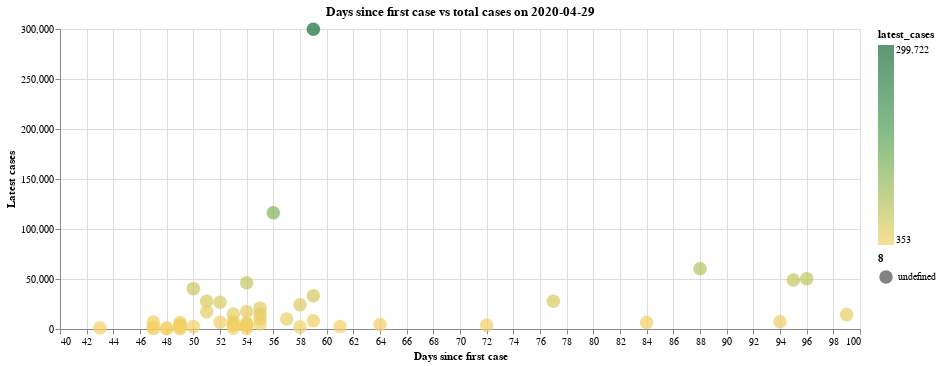

Notebook cell for this chart:
### Markdown cell above
## 10 - Days since first reported case for each state
We will now look at how each states' cases have grown since the first reported case. The following chart shows a few outliers in the data, visualizing how fast New York and New Jersey spiked in cases despite only reporting their first cases 39 and 36 days ago, respectively. On the other hand, Washington was the first to report a case in the country, but only has a small fraction of the cases that New York and New Jersey do. This shows that Washington and other early reporters of COVID-19 cases may have effectively slowed the spread of the virus

### Code cell
states = us_states["state"].unique()
states = np.delete(states,[50,51,52,54,55]) #delete non-us states
column_names = ["state", "first_case_date","days_since_first_case"]
first_case_dates_by_state = pd.DataFrame(columns = column_names)


for state in states:
    state_data = us_states[us_states["state"]==state]
    min_date=min(state_data["date"])
#     min_date_dt = datetime.strptime(min_date, '%Y-%m-%d')
    days_since_first_case=(latest_date_dt-min_date).days
    first_case_dates_by_state = first_case_dates_by_state.append({'state' : state , 'first_case_date' : min_date, 'days_since_first_case': days_since_first_case},
                                                                 ignore_index=True)
    
days_since_first_case=first_case_dates_by_state.set_index('state')

latest_cases_idk=latest_cases.set_index('state')

days_since_first_case['latest_cases']=latest_cases_idk['cases']
days_since_first_case=days_since_first_case.reset_index()
# display(days_since_first_case)

alt.Chart(days_since_first_case).mark_circle().encode(
    alt.X('days_since_first_case:Q', scale=alt.Scale(zero=False), axis=alt.Axis(title='Days since first case')),
    alt.Y('latest_cases:Q', scale=alt.Scale(zero=False), axis=alt.Axis(title='Latest cases')),
    color=alt.Color('latest_cases:Q', scale=alt.Scale(scheme='goldgreen')),
    size="8:N",
    tooltip=['state:N', 'latest_cases:Q', 'days_since_first_case']
).properties(
    width=800,
    height=300,
    title="Days since first case vs total cases on " + latest_date
)

### Figure 1 — Vega-Lite specification as saved in the notebook (floating-point values rounded to 4 significant figures)
{"config": {"view": {"continuousWidth": 400, "continuousHeight": 300}}, "data": {"name": "data-63ee9507ed68706db0861e1e80def8cc"}, "mark": "circle", "encoding": {"color": {"type": "quantitative", "field": "latest_cases", "scale": {"scheme": "goldgreen"}}, "size": {"type": "nominal", "field": "8"}, "tooltip": [{"type": "nominal", "field": "state"}, {"type": "quantitative", "field": "latest_cases"}, {"type": "quantitative", "field": "days_since_first_case"}], "x": {"type": "quantitative", "axis": {"title": "Days since first case"}, "field": "days_since_first_case", "scale": {"zero": false}}, "y": {"type": "quantitative", "axis": {"title": "Latest cases"}, "field": "latest_cases", "scale": {"zero": false}}}, "height": 300, "title": "Days since first case vs total cases on 2020-04-29", "width": 800, "$schema": "https://vega.github.io/schema/vega-lite/v4.8.1.json", "datasets": {"data-63ee9507ed68706db0861e1e80def8cc": [{"state": "Washington", "first_case_date": "2020-01-21T00:00:00", "days_since_first_case": 99, "latest_cases": 14378}, {"state": "Illinois", "first_case_date": "2020-01-24T00:00:00", "days_since_first_case": 96, "latest_cases": 50355}, {"state": "California", "first_case_date": "2020-01-25T00:00:00", "days_since_first_case": 95, "latest_cases": 48904}, {"state": "Arizona", "first_case_date": "2020-01-26T00:00:00", "days_since_first_case": 94, "latest_cases": 7202}, {"state": "Massachusetts", "first_case_date": "2020-02-01T00:00:00", "days_since_first_case": 88, "latest_cases": 60265}, {"state": "Wisconsin", "first_case_date": "2020-02-05T00:00:00", "days_since_first_case": 84, "latest_cases": 6520}, {"state": "Texas", "first_case_date": "2020-02-12T00:00:00", "days_since_first_case": 77, "latest_cases": 27836}, {"state": "Nebraska", "first_case_date": "2020-02-17T00:00:00", "days_since_first_case": 72, "latest_cases": 3876}, {"state": "Utah", "first_case_date": "2020-02-25T00:00:00", "days_since_first_case": 64, "latest_cases": 4499}, {"state": "Oregon", "first_case_date": "2020-02-28T00:00:00", "days_since_first_case": 61, "latest_cases": 2446}, {"state": "Florida", "first_case_date": "2020-03-01T00:00:00", "days_since_first_case": 59, "latest_cases": 33185}, {"state": "New York", "first_case_date": "2020-03-01T00:00:00", "days_since_first_case": 59, "latest_cases": 299722}, {"state": "Rhode Island", "first_case_date": "2020-03-01T00:00:00", "days_since_first_case": 59, "latest_cases": 8247}, {"state": "Georgia", "first_case_date": "2020-03-02T00:00:00", "days_since_first_case": 58, "latest_cases": 24300}, {"state": "New Hampshire", "first_case_date": "2020-03-02T00:00:00", "days_since_first_case": 58, "latest_cases": 2054}, {"state": "North Carolina", "first_case_date": "2020-03-03T00:00:00", "days_since_first_case": 57, "latest_cases": 9947}, {"state": "New Jersey", "first_case_date": "2020-03-04T00:00:00", "days_since_first_case": 56, "latest_cases": 116264}, {"state": "Colorado", "first_case_date": "2020-03-05T00:00:00", "days_since_first_case": 55, "latest_cases": 14680}, {"state": "Maryland", "first_case_date": "2020-03-05T00:00:00", "days_since_first_case": 55, "latest_cases": 20849}, {"state": "Nevada", "first_case_date": "2020-03-05T00:00:00", "days_since_first_case": 55, "latest_cases": 4934}, {"state": "Tennessee", "first_case_date": "2020-03-05T00:00:00", "days_since_first_case": 55, "latest_cases": 10312}, {"state": "Hawaii", "first_case_date": "2020-03-06T00:00:00", "days_since_first_case": 54, "latest_cases": 605}, {"state": "Indiana", "first_case_date": "2020-03-06T00:00:00", "days_since_first_case": 54, "latest_cases": 17182}, {"state": "Kentucky", "first_case_date": "2020-03-06T00:00:00", "days_since_first_case": 54, "latest_cases": 4539}, {"state": "Minnesota", "first_case_date": "2020-03-06T00:00:00", "days_since_first_case": 54, "latest_cases": 4644}, {"state": "Oklahoma", "first_case_date": "2020-03-06T00:00:00", "days_since_first_case": 54, "latest_cases": 3473}, {"state": "Pennsylvania", "first_case_date": "2020-03-06T00:00:00", "days_since_first_case": 54, "latest_cases": 46191}, {"state": "South Carolina", "first_case_date": "2020-03-06T00:00:00", "days_since_first_case": 54, "latest_cases": 5881}, {"state": "District of Columbia", "first_case_date": "2020-03-07T00:00:00", "days_since_first_case": 53, "latest_cases": 4106}, {"state": "Kansas", "first_case_date": "2020-03-07T00:00:00", "days_since_first_case": 53, "latest_cases": 3799}, {"state": "Missouri", "first_case_date": "2020-03-07T00:00:00", "days_since_first_case": 53, "latest_cases": 7564}, {"state": "Vermont", "first_case_date": "2020-03-07T00:00:00", "days_since_first_case": 53, "latest_cases": 862}, {"state": "Virginia", "first_case_date": "2020-03-07T00:00:00", "days_since_first_case": 53, "latest_cases": 14961}, {"state": "Connecticut", "first_case_date": "2020-03-08T00:00:00", "days_since_first_case": 52, "latest_cases": 26767}, {"state": "Iowa", "first_case_date": "2020-03-08T00:00:00", "days_since_first_case": 52, "latest_cases": 6843}, {"state": "Louisiana", "first_case_date": "2020-03-09T00:00:00", "days_since_first_case": 51, "latest_cases": 27660}, {"state": "Ohio", "first_case_date": "2020-03-09T00:00:00", "days_since_first_case": 51, "latest_cases": 17303}, {"state": "Michigan", "first_case_date": "2020-03-10T00:00:00", "days_since_first_case": 50, "latest_cases": 40360}, {"state": "South Dakota", "first_case_date": "2020-03-10T00:00:00", "days_since_first_case": 50, "latest_cases": 2375}, {"state": "Arkansas", "first_case_date": "2020-03-11T00:00:00", "days_since_first_case": 49, "latest_cases": 3207}, {"state": "Delaware", "first_case_date": "2020-03-11T00:00:00", "days_since_first_case": 49, "latest_cases": 4655}, {"state": "Mississippi", "first_case_date": "2020-03-11T00:00:00", "days_since_first_case": 49, "latest_cases": 6569}, {"state": "New Mexico", "first_case_date": "2020-03-11T00:00:00", "days_since_first_case": 49, "latest_cases": 3213}, {"state": "North Dakota", "first_case_date": "2020-03-11T00:00:00", "days_since_first_case": 49, "latest_cases": 1033}, {"state": "Wyoming", "first_case_date": "2020-03-11T00:00:00", "days_since_first_case": 49, "latest_cases": 404}, {"state": "Alaska", "first_case_date": "2020-03-12T00:00:00", "days_since_first_case": 48, "latest_cases": 353}, {"state": "Maine", "first_case_date": "2020-03-12T00:00:00", "days_since_first_case": 48, "latest_cases": 1056}, {"state": "Alabama", "first_case_date": "2020-03-13T00:00:00", "days_since_first_case": 47, "latest_cases": 6925}, {"state": "Idaho", "first_case_date": "2020-03-13T00:00:00", "days_since_first_case": 47, "latest_cases": 1831}, {"state": "Montana", "first_case_date": "2020-03-13T00:00:00", "days_since_first_case": 47, "latest_cases": 451}, {"state": "West Virginia", "first_case_date": "2020-03-17T00:00:00", "days_since_first_case": 43, "latest_cases": 1109}]}}
